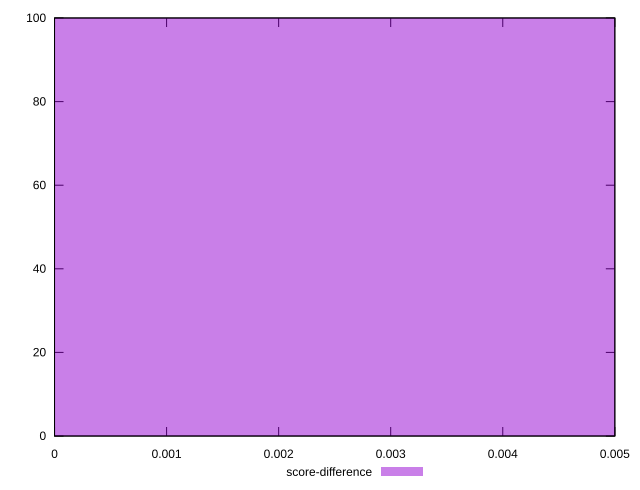

Reproduce this figure in gnuplot.
reset

$scoreDifference <<EOF
0 100
EOF

set key outside below
set boxwidth 0.1
set xrange [0:0.0050000000000000044]
set yrange [0:100]
set trange [0:100]
set style fill transparent solid 0.5 noborder
set terminal svg size 640, 490 enhanced background rgb 'white'
set output "report_00008_2021-01-22T20:58:29.167/unminified-css/samples/pages+cached+nointeractive/score-difference/histogram.svg"

plot $scoreDifference title "score-difference" with boxes

reset
